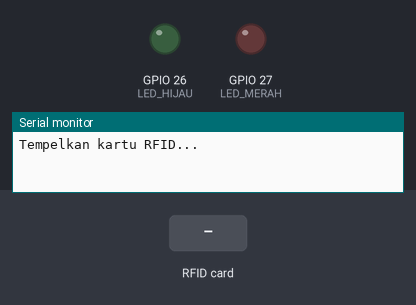
Simulated run of this program. Board: ESP32. Shown: output pins drawn as LEDs (lit = HIGH), the last lines printed to the serial monitor. The inputs (shaded band) are chosen by the test bench.

Above: at 1.2 s.
1.3 s: RFID card 01 02 03 04 held to the reader
At 2.5 s:
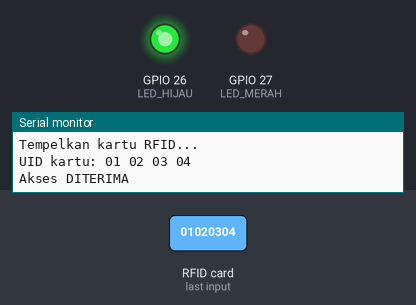
4.3 s: RFID card 5E 7A 19 C4 held to the reader
At 5.4 s:
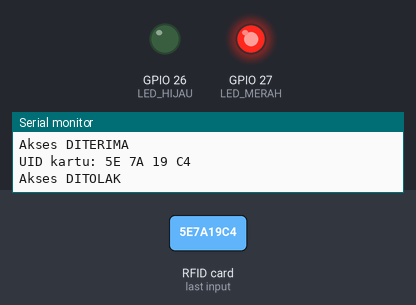
7.3 s: RFID card A1 B2 C3 D4 held to the reader
At 8.4 s:
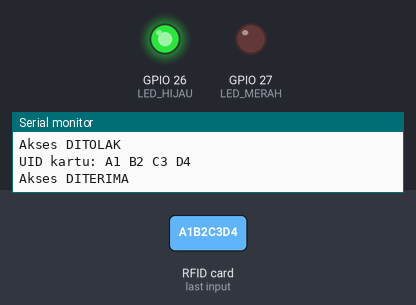
Timing chart, 0 to 10.3 s (numbered marks = the images above; inputs shaded):
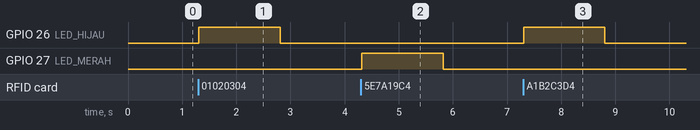

The program:

main.cpp
```cpp
#include <SPI.h>
#include <MFRC522v2.h>
#include <MFRC522DriverSPI.h>
#include <MFRC522DriverPinSimple.h>
#include <MFRC522Debug.h>

// Pin SPI (VSPI)
#define SCK_PIN 18
#define MISO_PIN 19
#define MOSI_PIN 23
#define SS_PIN 5

// Pin LED
#define LED_HIJAU 26
#define LED_MERAH 27

// UID kartu yang diizinkan
// const String UID_TERDAFTAR[] = {"01 02 03 04", "A1 B2 C3 D4", "11 22 33 44",};
// const String LIST_UID_TERDAFTAR = sizeof(UID_TERDAFTAR) / sizeof(UID_TERDAFTAR[0]);

const String UID_TERDAFTAR = "01 02 03 04";
const String LIST_UID_TERDAFTAR[3] =  {"01 02 03 04", "A1 B2 C3 D4", "11 22 33 44"};

// Objek driver dan pembaca RFID
MFRC522DriverPinSimple ss_pin(SS_PIN);
SPIClass &spiClass = SPI;
const SPISettings spiSettings(4000000, MSBFIRST, SPI_MODE0);
MFRC522DriverSPI driver{ss_pin, spiClass, spiSettings};
MFRC522 rfid{driver};

void setup() {
  Serial.begin(115200);

  pinMode(LED_HIJAU, OUTPUT);
  pinMode(LED_MERAH, OUTPUT);

  // Atur pin SPI sebelum modul RFID diinisialisasi
  SPI.begin(SCK_PIN, MISO_PIN, MOSI_PIN, SS_PIN);
  rfid.PCD_Init();

  MFRC522Debug::PCD_DumpVersionToSerial(rfid, Serial);

  Serial.println("Tempelkan kartu RFID...");
}

void loop() {
  // Tunggu sampai ada kartu baru dan UID berhasil dibaca
  if (!rfid.PICC_IsNewCardPresent() || !rfid.PICC_ReadCardSerial()) {
    return;
  }

  // Ubah UID menjadi teks, contoh: "A1 B2 C3 D4"
  String uid = "";

  for (byte i = 0; i < rfid.uid.size; i++) {
    if (rfid.uid.uidByte[i] < 0x10)
      uid += "0";

    uid += String(rfid.uid.uidByte[i], HEX);

    if (i < rfid.uid.size - 1)
      uid += " ";
  }

  uid.toUpperCase();

  // Tampilkan UID
  Serial.print("UID kartu: ");
  Serial.println(uid);
  int card_state = 0;

  for (int i = 0; i < 3; i++){
    // Periksa hak akses
    if (uid == LIST_UID_TERDAFTAR[i]) {
      Serial.println("Akses DITERIMA");
      digitalWrite(LED_HIJAU, HIGH);
      card_state = 1;
      break;
    }
  }
  if (card_state == 0){
    Serial.println("Akses DITOLAK");
    digitalWrite(LED_MERAH, HIGH);
  }


  delay(1500);

  digitalWrite(LED_HIJAU, LOW);
  digitalWrite(LED_MERAH, LOW);

  // Mengakhiri komunikasi dengan kartu
  rfid.PICC_HaltA();

}
```

Measured:
- after the input at 1.3 s, GPIO 26 (LED_HIJAU): LOW → HIGH at once, → LOW 1.5 s later
- after the input at 4.3 s, GPIO 27 (LED_MERAH): LOW → HIGH at once, → LOW 1.5 s later
- after the input at 7.3 s, GPIO 26 (LED_HIJAU): LOW → HIGH at once, → LOW 1.5 s later
